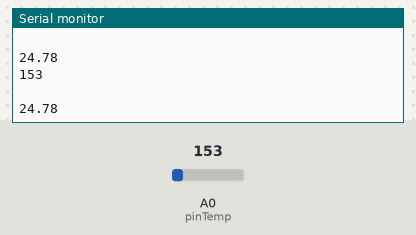
A sketch run on a simulated Arduino Uno, built with avr-gcc and run on an emulated ATmega328P. Shown: the last lines printed to the serial monitor. Inputs (shaded band) come from the test bench; at power-on: A0 (pinTemp) = 153.

Above: at 1.8 s.
1.9 s: A0 (pinTemp) set to 165
At 2.3 s:
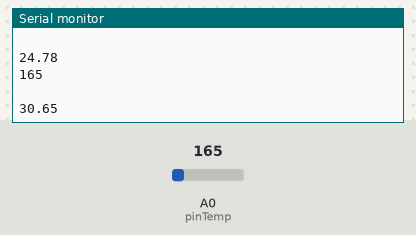
3.4 s: A0 (pinTemp) set to 175
At 4.8 s:
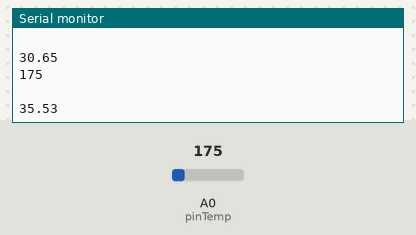
Timing chart, 0 to 6.4 s (numbered marks = the images above; inputs shaded):
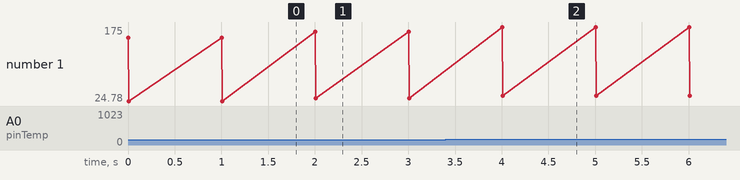

Measured:
- after the input at 1.9 s, the serial monitor: prints a new line after 0.10 s (image 1)
- after the input at 3.4 s, the serial monitor: prints a new line after 0.60 s (image 2)
- plotted number 1: 24.78 → 30.65 after the input at 1.9 s, 30.65 → 35.53 after the input at 3.4 s

The sketch:

08_lm35_thermometer.ino
```cpp
// C++ code
//
int pinTemp = A0;
int pinLed = 2;
float volt = 5.0;
float correct = 0.5; // TMP36 (0.5 V) TMP35 (0 V)
void setup()
{
  Serial.begin(9600);
}

void loop()
{
  int raw = analogRead(pinTemp);
  float volts = raw * volt / 1023.0;
  float tempC = (volts - correct) * 100.0;
  Serial.println(raw);
  Serial.println(' ');
  Serial.println(tempC);

  digitalWrite(pinLed, (tempC >= 28));
  delay(1000);
}
```
